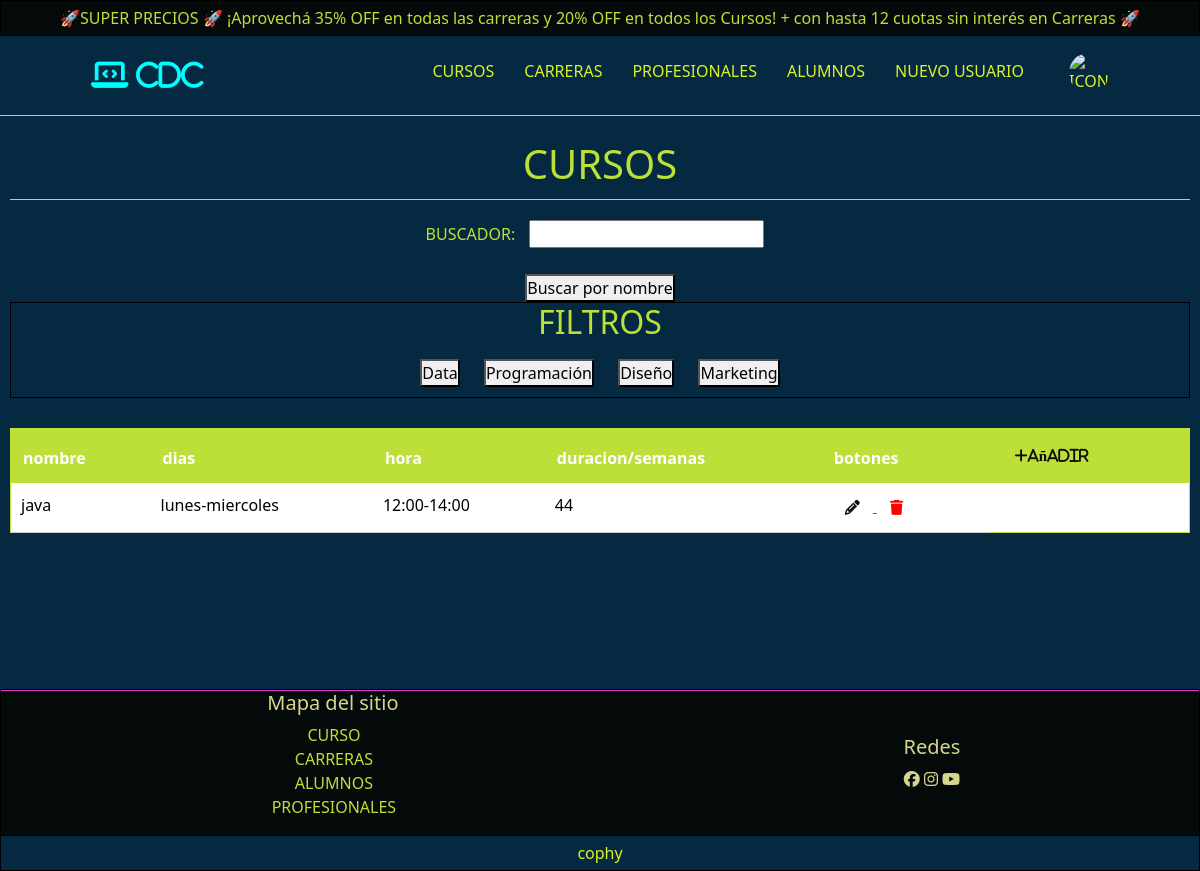
Page /AppSchol/cursos/ (signed in) on the earlier database version.
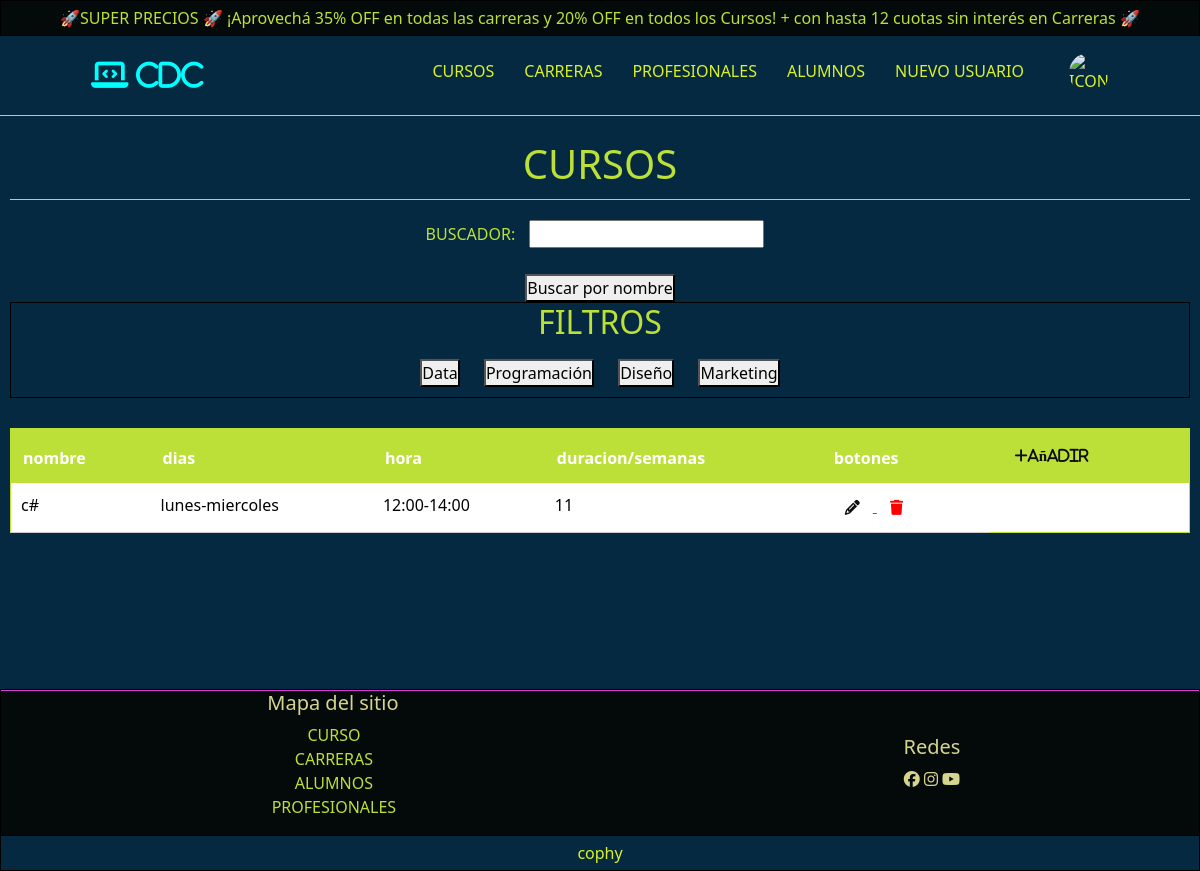
Same page on the later database version.
### AppScholl/models.py (models this page shows, shortened)
class Asignatura(models.Model):
    nombre = models.CharField(max_length=30)
    dia = models.CharField(max_length=30, default='lunes-Miercoles')
    hora = models.CharField(max_length=30, default='12:00-14:30 PM')
    duracion = models.IntegerField(default=1)  # Cambié el valor por defecto a un entero
    tipo = models.CharField(max_length=30)
    categoria = models.CharField(max_length=30)

### AppScholl/views.py (the view, shortened to what this page needs)
# urls.py: path("cursos/",views.curso,name='Cursos'),
def curso(request):
    query = request.GET.get('buscador')
    filtro = request.GET.get('filtro')
    buscador = Buscar(request.GET)
    if 'reset' in request.GET:
        query = ''
        cursos = Asignatura.objects.filter(tipo='curso')
    elif filtro:
        cursos = Asignatura.objects.filter(tipo='curso', categoria__icontains=filtro)
    elif query:
        cursos = Asignatura.objects.filter(tipo='curso', nombre__icontains=query)
    else:
        cursos = Asignatura.objects.filter(tipo='curso')
    return render(request, 'AppScholl/cursos.html', {'cursos': cursos,'buscar': buscador,'query': query,'filtro': filtro})

### AppScholl/forms.py
class Buscar(forms.Form):
    buscador = forms.CharField(max_length=100,required=False)

### AppScholl/templates/AppScholl/cursos.html (shortened to what this page needs)
{% extends 'AppScholl/base.html' %}
{% block contenido %}
    <main class="conteiner-main" id="cursos">
        <article class="conteiner-titulo">
            <h1>Cursos</h1>
        </article>
        <section class="seccion-buscar-filtros">
            <article class="conteiner-buscar">
              <form method="GET" action="{% url 'Cursos' %}">
                {{ buscar.as_p }}
                <button type="submit">Buscar por nombre</button>
                <article class="conteiner-filtros">
                  <h2>Filtros</h2>
                  <button type="submit" name="filtro" value="data">Data</button>
                  <button type="submit" name="filtro" value="programacion">Programación</button>
                  <button type="submit" name="filtro" value="diseno">Diseño</button>
                  <button type="submit" name="filtro" value="marketing">Marketing</button>
                </article>
              </form>
            </article>
        </section>
        {% if user.is_authenticated %}
          <section class="seccion-tabla">
            {% if cursos %}
              <table class="table">
                <thead>
                  <tr>
                    <th scope="col">nombre</th>
                    <th scope="col">dias</th>
                    <th scope="col">hora</th>
                    <th scope="col">duracion/semanas</th>
                    <th scope="col">botones</th>
                    <th scope="col"><a href="{% url 'AddCurso' %}"><i class="fa-solid fa-plus btn-mas btn">añadir</i></a></th>
                  </tr>
                </thead>
                <tbody>
                  {% for curso in cursos %}
                    {% if curso.tipo == 'curso' %}
                      <tr>
                        <td>{{ curso.nombre }}</td>
                        <td>{{ curso.dia }}</td>
                        <td>{{ curso.hora }}</td>
                        <td>{{ curso.duracion }}</td>
                        <td>
                        {% if user.is_superuser %}
                          <a href="{% url 'ModCurso' curso.nombre %}">
                            <i class="fa-solid fa-pencil btn btn-mas"></i>
                          </a>
                          <form method="POST" action="{% url 'Cursos' %}" style="display:inline;"onsubmit="return confirm('¿Estás seguro de que deseas eliminar este curso?');">
                            <button type="submit" name="eliminar" style="border: none; background: none; cursor: pointer;" aria-label="Eliminar curso">
                                <i class="fa-solid fa-trash btn btn-mas" style="color: red;"></i>
                            </button>
                          </form>
                        {% else %}
                          <p>No tienes permisos</p>
                        {% endif %}
                        </td>
                      </tr>
                    {% endif %}
                {% endfor %}
                </tbody>
              </table>
            {% else %}
              <p style="color: #DBF227; font-size: 25px; text-align: center">No se encontraron cursos para el filtro seleccionado.</p>
            {% endif %}
          </section>
        {% endif %}
    </main>
{% endblock contenido %}

Differences in the rows shown:
removed Asignatura: nombre "java", dia "lunes-miercoles", hora "12:00-14:00", duracion "44"
added Asignatura: nombre "c#", dia "lunes-miercoles", hora "12:00-14:00", duracion "11"
